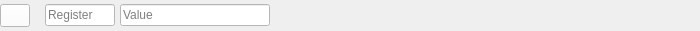
<?xml version="1.0" encoding="UTF-8"?>
<ui version="4.0">
 <class>RegInputRow</class>
 <widget class="QWidget" name="RegInputRow">
  <property name="geometry">
   <rect>
    <x>0</x>
    <y>0</y>
    <width>700</width>
    <height>31</height>
   </rect>
  </property>
  <property name="sizePolicy">
   <sizepolicy hsizetype="Preferred" vsizetype="Fixed">
    <horstretch>0</horstretch>
    <verstretch>0</verstretch>
   </sizepolicy>
  </property>
  <property name="minimumSize">
   <size>
    <width>0</width>
    <height>0</height>
   </size>
  </property>
  <property name="maximumSize">
   <size>
    <width>700</width>
    <height>16777215</height>
   </size>
  </property>
  <layout class="QHBoxLayout" name="horizontalLayout">
   <property name="spacing">
    <number>5</number>
   </property>
   <property name="leftMargin">
    <number>0</number>
   </property>
   <property name="topMargin">
    <number>0</number>
   </property>
   <property name="rightMargin">
    <number>0</number>
   </property>
   <property name="bottomMargin">
    <number>0</number>
   </property>
   <item>
    <widget class="QPushButton" name="DeleteButton">
     <property name="sizePolicy">
      <sizepolicy hsizetype="Minimum" vsizetype="Fixed">
       <horstretch>0</horstretch>
       <verstretch>0</verstretch>
      </sizepolicy>
     </property>
     <property name="minimumSize">
      <size>
       <width>0</width>
       <height>23</height>
      </size>
     </property>
     <property name="maximumSize">
      <size>
       <width>30</width>
       <height>23</height>
      </size>
     </property>
     <property name="font">
      <font>
       <family>Sans Serif</family>
       <pointsize>18</pointsize>
       <weight>50</weight>
       <italic>false</italic>
       <bold>false</bold>
       <strikeout>true</strikeout>
      </font>
     </property>
     <property name="styleSheet">
      <string notr="true">border-color: rgb(0, 0, 0);
background-color: rgb(255, 255, 255);
font: 18pt &quot;Sans Serif&quot;;
text-decoration: line-through;
text-decoration: line-through;
color: rgb(255, 0, 4);</string>
     </property>
     <property name="text">
      <string/>
     </property>
     <property name="icon">
      <iconset>
       <normaloff>Icons/remove.png</normaloff>Icons/remove.png</iconset>
     </property>
    </widget>
   </item>
   <item>
    <spacer name="horizontalSpacer">
     <property name="orientation">
      <enum>Qt::Horizontal</enum>
     </property>
     <property name="sizeType">
      <enum>QSizePolicy::Fixed</enum>
     </property>
     <property name="sizeHint" stdset="0">
      <size>
       <width>10</width>
       <height>10</height>
      </size>
     </property>
    </spacer>
   </item>
   <item>
    <widget class="QLineEdit" name="reg">
     <property name="maximumSize">
      <size>
       <width>70</width>
       <height>16777215</height>
      </size>
     </property>
     <property name="styleSheet">
      <string notr="true">background-color: rgb(255, 255, 255);</string>
     </property>
     <property name="placeholderText">
      <string>Register</string>
     </property>
    </widget>
   </item>
   <item>
    <widget class="QLineEdit" name="value">
     <property name="maximumSize">
      <size>
       <width>150</width>
       <height>16777215</height>
      </size>
     </property>
     <property name="styleSheet">
      <string notr="true">background-color: rgb(255, 255, 255);</string>
     </property>
     <property name="placeholderText">
      <string>Value</string>
     </property>
    </widget>
   </item>
   <item>
    <spacer name="horizontalSpacer_2">
     <property name="orientation">
      <enum>Qt::Horizontal</enum>
     </property>
     <property name="sizeHint" stdset="0">
      <size>
       <width>40</width>
       <height>20</height>
      </size>
     </property>
    </spacer>
   </item>
  </layout>
 </widget>
 <resources/>
 <connections/>
</ui>
